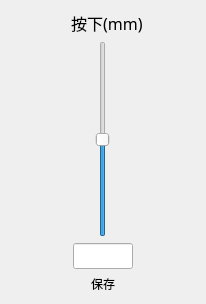
<?xml version="1.0" encoding="UTF-8"?>
<ui version="4.0">
 <class>ModuleDKSAdjust</class>
 <widget class="QFrame" name="ModuleDKSAdjust">
  <property name="geometry">
   <rect>
    <x>0</x>
    <y>0</y>
    <width>206</width>
    <height>304</height>
   </rect>
  </property>
  <property name="windowTitle">
   <string>Frame</string>
  </property>
  <property name="styleSheet">
   <string notr="true">QPushButton{max-height:24px;border:none}</string>
  </property>
  <layout class="QVBoxLayout" name="verticalLayout" stretch="0,1,0,0">
   <item>
    <layout class="QHBoxLayout" name="horizontalLayout_2">
     <property name="rightMargin">
      <number>10</number>
     </property>
     <item>
      <spacer name="horizontalSpacer">
       <property name="orientation">
        <enum>Qt::Orientation::Horizontal</enum>
       </property>
       <property name="sizeHint" stdset="0">
        <size>
         <width>40</width>
         <height>20</height>
        </size>
       </property>
      </spacer>
     </item>
     <item>
      <widget class="QLabel" name="labelTitleS1">
       <property name="font">
        <font>
         <family>MiSans</family>
         <pointsize>12</pointsize>
        </font>
       </property>
       <property name="text">
        <string>按下(mm) </string>
       </property>
       <property name="alignment">
        <set>Qt::AlignmentFlag::AlignCenter</set>
       </property>
      </widget>
     </item>
     <item>
      <widget class="QPushButton" name="pushButtonCancel">
       <property name="cursor">
        <cursorShape>PointingHandCursor</cursorShape>
       </property>
       <property name="focusPolicy">
        <enum>Qt::FocusPolicy::NoFocus</enum>
       </property>
       <property name="text">
        <string/>
       </property>
       <property name="icon">
        <iconset resource="../res.qrc">
         <normaloff>:/images/btn-close.png</normaloff>:/images/btn-close.png</iconset>
       </property>
       <property name="flat">
        <bool>true</bool>
       </property>
      </widget>
     </item>
    </layout>
   </item>
   <item alignment="Qt::AlignmentFlag::AlignHCenter">
    <widget class="CustumSlider" name="verticalSlider1">
     <property name="mouseTracking">
      <bool>true</bool>
     </property>
     <property name="tabletTracking">
      <bool>true</bool>
     </property>
     <property name="maximum">
      <number>4000</number>
     </property>
     <property name="singleStep">
      <number>5</number>
     </property>
     <property name="pageStep">
      <number>1000</number>
     </property>
     <property name="value">
      <number>2000</number>
     </property>
     <property name="orientation">
      <enum>Qt::Orientation::Vertical</enum>
     </property>
    </widget>
   </item>
   <item>
    <layout class="QHBoxLayout" name="horizontalLayout">
     <property name="spacing">
      <number>2</number>
     </property>
     <item>
      <widget class="QPushButton" name="pushButtonM1">
       <property name="cursor">
        <cursorShape>PointingHandCursor</cursorShape>
       </property>
       <property name="focusPolicy">
        <enum>Qt::FocusPolicy::NoFocus</enum>
       </property>
       <property name="text">
        <string/>
       </property>
       <property name="icon">
        <iconset resource="../res.qrc">
         <normaloff>:/images/rt/minus-normal.png</normaloff>:/images/rt/minus-normal.png</iconset>
       </property>
       <property name="flat">
        <bool>true</bool>
       </property>
      </widget>
     </item>
     <item>
      <widget class="QLineEdit" name="lineEditValue1">
       <property name="maximumSize">
        <size>
         <width>60</width>
         <height>16777215</height>
        </size>
       </property>
       <property name="font">
        <font>
         <family>MiSans</family>
         <pointsize>10</pointsize>
         <bold>false</bold>
        </font>
       </property>
       <property name="alignment">
        <set>Qt::AlignmentFlag::AlignCenter</set>
       </property>
      </widget>
     </item>
     <item>
      <widget class="QPushButton" name="pushButtonP1">
       <property name="cursor">
        <cursorShape>PointingHandCursor</cursorShape>
       </property>
       <property name="focusPolicy">
        <enum>Qt::FocusPolicy::NoFocus</enum>
       </property>
       <property name="text">
        <string/>
       </property>
       <property name="icon">
        <iconset resource="../res.qrc">
         <normaloff>:/images/rt/plug-normal.png</normaloff>:/images/rt/plug-normal.png</iconset>
       </property>
       <property name="flat">
        <bool>true</bool>
       </property>
      </widget>
     </item>
    </layout>
   </item>
   <item>
    <widget class="QPushButton" name="pushButtonOK">
     <property name="cursor">
      <cursorShape>PointingHandCursor</cursorShape>
     </property>
     <property name="focusPolicy">
      <enum>Qt::FocusPolicy::NoFocus</enum>
     </property>
     <property name="text">
      <string>保存</string>
     </property>
    </widget>
   </item>
  </layout>
 </widget>
 <customwidgets>
  <customwidget>
   <class>CustumSlider</class>
   <extends>QSlider</extends>
   <header>custumslider.h</header>
  </customwidget>
 </customwidgets>
 <resources>
  <include location="../res.qrc"/>
 </resources>
 <connections/>
</ui>
